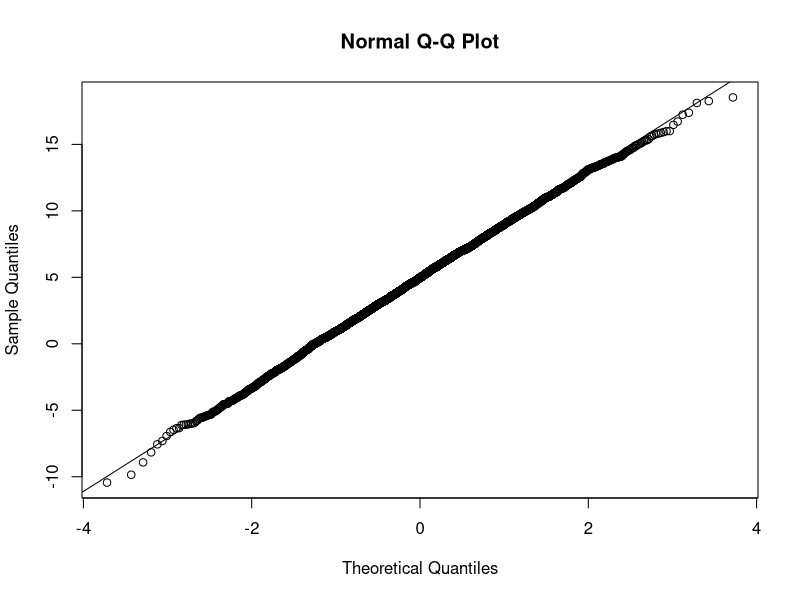
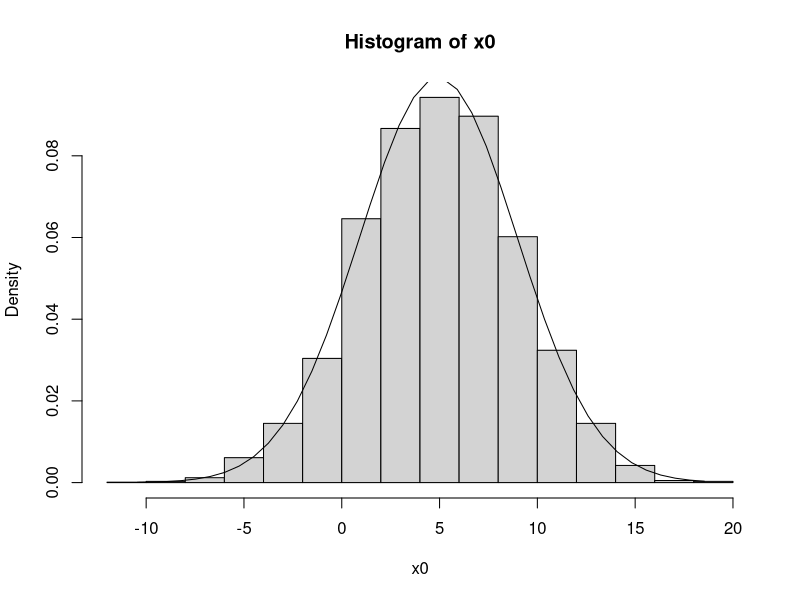
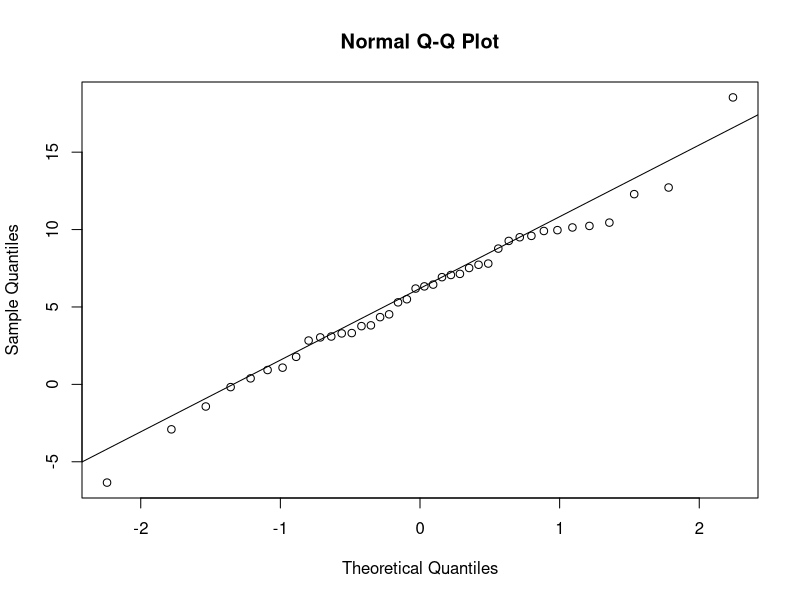
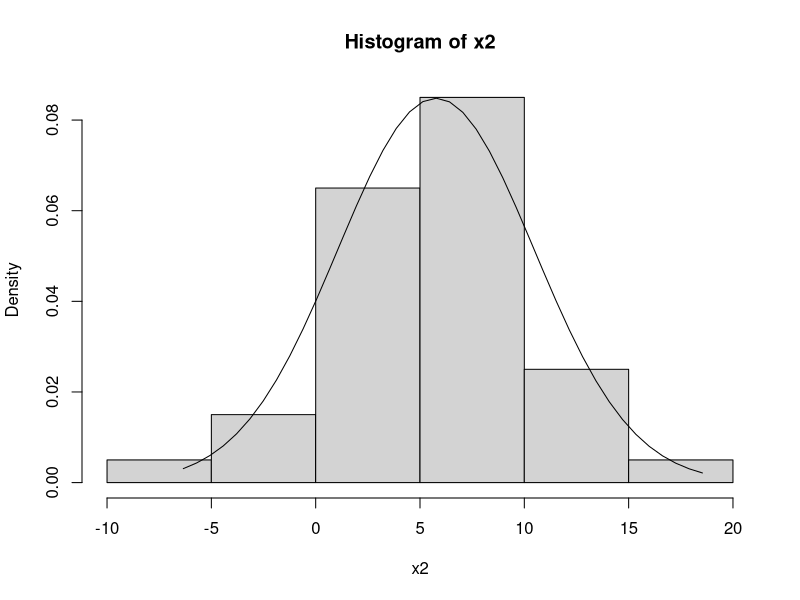
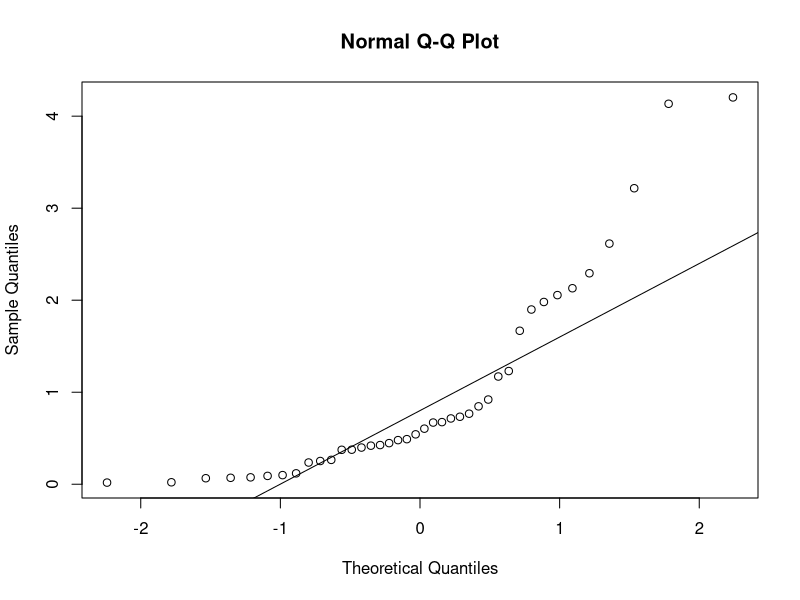
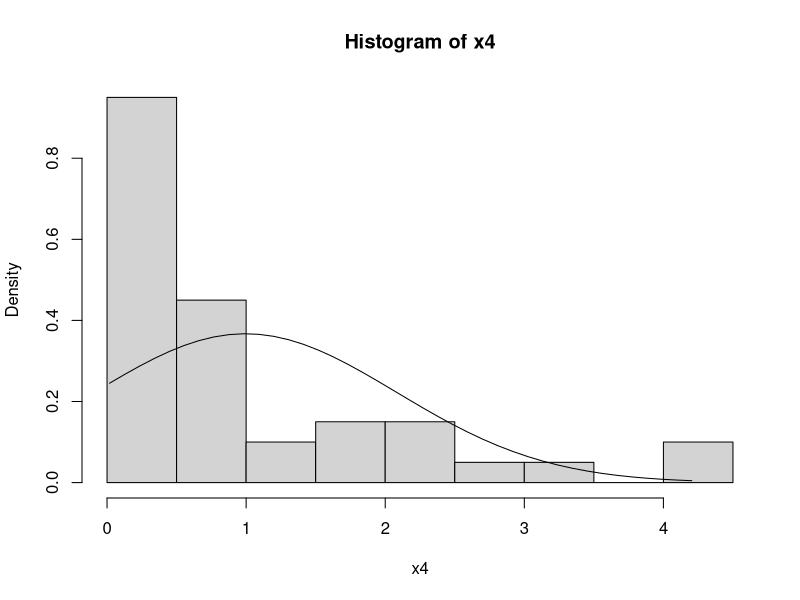

Source code (R) for these figures, in order:
#1)
#a.Simulate a population of 5,000 with a variable from a Normal
#  (5,4) distribution and a population of 5,000 with a variable 
#  from an Exponential(1.2) distribution [use the command rexp(n,lambda) ]
#b.Draw samples of size 40 and size 100 from each population.
#2)
#a.Choose a confidence level and calculate confidence intervals 
#  for the mean of the sample of size 40 from each distribution, using a) 
#  the Z-score and the known population SD, and b) the t-distribution and the sample SD.
#3)
#a.Use R to plot graphs to help you assess the normality of each population,
#  as well as each of the samples of size 40. 
#b.Would you trust/rely on the confidence intervals you calculated in part 2? 
#  Why/Why not?
x0 <- rnorm(5000, 5, 4)#a population of 5,000 with a variable from a Normal(5,4) distribution
x1 <- rexp(5000, 1.2)# variable from an Exponential(1.2) distribution

x2 <- sample(x0,40)
x3 <- sample(x0,100)#Draw samples of size 40 and size 100 from normal distribution population
x4 <- sample(x1,40)
x5 <- sample(x1,100)#Draw samples of size 40 and size 100 from exponential distribution population

n2 <- length(x2)
mean2 <- mean(x2)
sd2 <- sd(x2)# record the size, mean and sd of x2

n4 <- length(x4)
mean4 <- mean(x4)
sd4 <- sd(x4)# record the size, mean and sd of x4

Z_score <- qnorm(0.975)#Calculate Z-score for 95% CI
t_score2 <- qt(0.975, n2-1)#Calculate critical t-value for 95% CI and x2
t_score4 <- qt(0.975, n4-1)#Calculate critical t-value for 95% CI and x4

se_kn2 <- sd2/sqrt(n2)
se_kn4 <- sd4/sqrt(n4)

left_Z95_kn2 <- mean2-Z_score*se_kn2
right_z95_kn2 <- mean2+Z_score*se_kn2#confidence interval for the z score for x0
left_Z95_kn4 <- mean4-Z_score*se_kn4
right_z95_kn4 <- mean4+Z_score*se_kn4#confidence interval for the z score for x1

left_t95_kn2 <- mean2-t_score2*se_kn2
right_t95_kn2 <- mean2+t_score2*se_kn2#confidence interval for the t score for x0
left_t95_kn4 <- mean4-t_score4*se_kn4
right_t95_kn4 <- mean4+t_score4*se_kn4#confidence interval for the t score for x0

paste("Z-distribution2 w/known pop sd:", left_Z95_kn2, right_z95_kn2)
paste("Z-distribution4 w/known pop sd:", left_Z95_kn4, right_z95_kn4)
paste("t-distribution2 w/known pop sd:", left_t95_kn2, right_t95_kn2)
paste("t-distribution4 w/known pop sd:", left_t95_kn4, right_t95_kn4)

qqnorm(x0)
qqline(x0)
hist(x0, freq = FALSE)
xfit0 <- seq(min(x0), max(x0), length = 40) 
yfit0 <- dnorm(xfit0, mean = mean(x0), sd = sd(x0))
lines(xfit0, yfit0)#original plot

qqnorm(x2)
qqline(x2)
hist(x2, freq = FALSE)
xfit2 <- seq(min(x2), max(x2), length = 40) 
yfit2 <- dnorm(xfit2, mean = mean(x2), sd = sd(x2))
lines(xfit2, yfit2)#make a qqplot and a histogram with normal density curve for x0

qqnorm(x4)
qqline(x4)
hist(x4, freq = FALSE)
xfit4 <- seq(min(x4), max(x4), length = 40) 
yfit4 <- dnorm(xfit4, mean = mean(x4), sd = sd(x4))
lines(xfit4, yfit4)#make a qqplot and a histogram with normal density curve for x1

#I think I won't trust the confidence intervals that I calculated in part 2 because they
#only include 40 samples out of 5000 objects, which means there will be a large difference
#appear if I choose 100 samples instead or 1000 samples instead. The samples are not
#big enough and according to the normal table and t table, a small amount of sample
#may cause an incompleteness.What's more, there exists a huge difference between original 
#plot and sampled plot, which even make me more confidence about my view